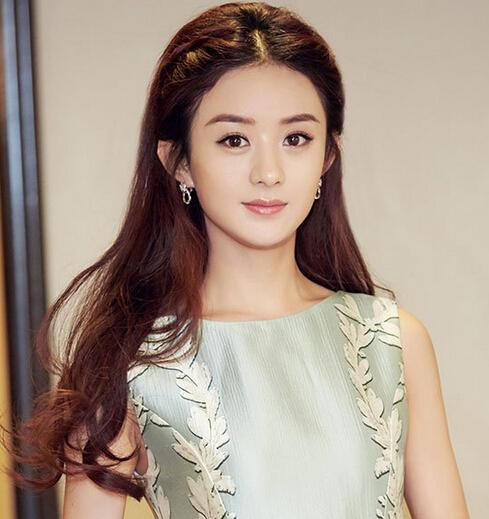
#> input picture expression_driven/images/zly.jpg, 489 x 519 px
$ jupyter execute --allow-errors eos_faceswap.ipynb
#> lines starting #> are read from the running program, lines starting #| are printed output that depends on the picture
# 人脸重建
基于eos

[cell 1]
import eos
import numpy as np
import cv2
from matplotlib import pyplot as plt

## 人脸关键点
使用opencv的人脸关键点检测模型

[cell 2]
cas = cv2.CascadeClassifier('./facemodel/haarcascade_frontalface_alt2.xml')
obj = cv2.face.createFacemarkLBF()
#> (the rest of this cell did not finish here and is left out)

[cell 3]
def detect_facepoint(img):
    img_gray = cv2.cvtColor(img,cv2.COLOR_BGR2GRAY)
    faces = cas.detectMultiScale(img_gray,2,3,0,(30,30))
    landmarks = obj.fit(img_gray,faces)
    assert landmarks[0],'no face detected'
    if(len(landmarks[1])>1):
        print('multi face detected,use the first')
    return faces[0],np.squeeze(landmarks[1][0])

[cell 4]
img_file = "./images/zly.jpg"

img = cv2.imread(img_file)
#> img is the input picture: shape (519, 489, 3); mean B, G, R 137.3, 150.5, 168.4
#> (the rest of this cell did not finish here and is left out)

#> in detect_facepoint, `img_gray = cv2.cvtColor(img,cv2.COLOR_BGR2GRAY)`:
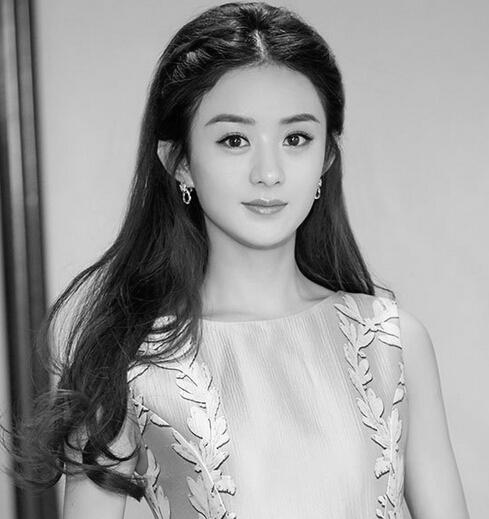
#> img_gray: shape (519, 489); min 0, max 255, mean 154.4
#> in detect_facepoint, `faces = cas.detectMultiScale(img_gray,2,3,0,(30,30))`: faces = [[183, 78, 160, 160]]

landmarks = []
ibug_index = 1  # count from 1 to 68 for all ibug landmarks
for l in range(coords.shape[0]):
    landmarks.append(eos.core.Landmark(str(ibug_index), [float(coords[ibug_index-1][0]), float(coords[ibug_index-1][1])]))
    ibug_index = ibug_index + 1

[cell 5]
def vis_img(img):
    plt.imshow(cv2.cvtColor(img.copy(),cv2.COLOR_BGR2RGB))

[cell 6]
#可视化关键点
img_show = img.copy()
#> (the rest of this cell did not finish here and is left out)

## 重建人脸

[cell 7]
image_height = img.shape[0]
#> image_height = 519
image_width = img.shape[1]
#> image_width = 489

#> (a cell that did not finish here is left out)

#> (a cell that did not finish here is left out)

#> (a cell that did not finish here is left out)

[cell 11]
def blendshape_add(bss,bc):
    bs_array = []
    for bs in bss:
        bs_array.append(bs.deformation)
    bs_array = np.array(bs_array).transpose()
    bc = np.array(bc)
    return np.dot(bs_array,bc)

[cell 12]
# 改变表情 anger, disgust, fear, happiness, sadness, surprise
blendshape_coeffs = [0,1,0,0,0,0]
#> (the rest of this cell did not finish here and is left out)

#> (a cell that did not finish here is left out)

#> (a cell that did not finish here is left out)

## 渲染图像

#> (a cell that did not finish here is left out)

#> (a cell that did not finish here is left out)

[cell 17]
img_3D = np.zeros_like(img,dtype=np.uint8)
#> (the rest of this cell did not finish here and is left out)

[cell 18]
plt.figure(figsize=(8,8))
vis_img(img_3D)
#> in vis_img, `plt.imshow(cv2.cvtColor(img.copy(),cv2.COLOR_BGR2RGB))`: img: shape (519, 489, 3); every value is 0
